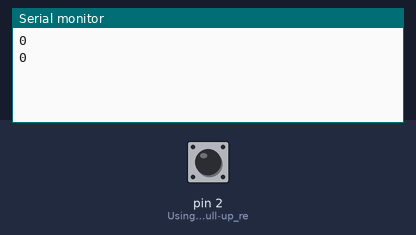
Simulated run of this sketch. Board: Arduino Uno, built with avr-gcc and run on an emulated ATmega328P. Parts: the last lines printed to the serial monitor. The inputs (shaded band) are chosen by the test bench; at power-on: pin 2 (Using_internal_pull-up_re) HIGH.

Above: at 1.2 s.
1.3 s: pin 2 (Using_internal_pull-up_re) pulled LOW for 0.15 s
At 2.6 s:
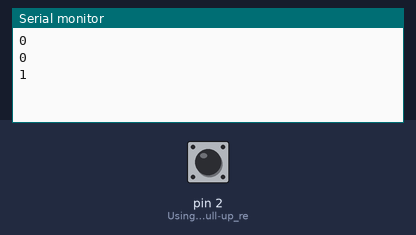
2.9 s: pin 2 (Using_internal_pull-up_re) pulled LOW for 1 s
At 3.3 s:
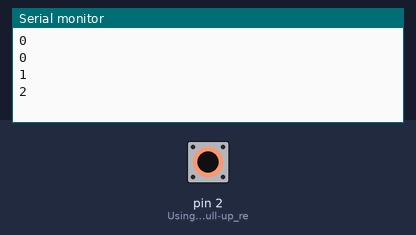
5.4 s: pin 2 (Using_internal_pull-up_re) pulled LOW for 0.15 s
At 6.8 s:
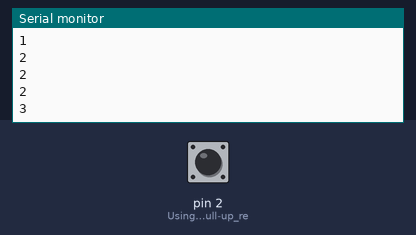
Timing chart, 0 to 8.4 s (numbered marks = the images above; inputs shaded):
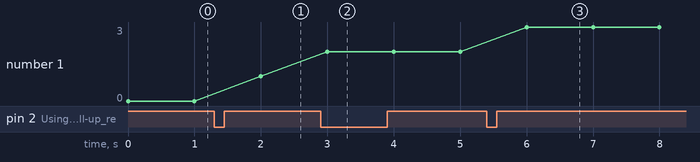

The sketch:

sketch_jul12a.ino
```cpp
// Initialize a counter
volatile int event_counter = 0;

// The interrupt service routine (ISR)
void countEvent() { event_counter++; }

void setup() {
  Serial.begin(9600);

  pinMode(2, INPUT_PULLUP); // Using internal pull-up resistor
  //I have also added 10KOhm Series With the meter

  // Attach the interrupt to pin 2 (interrupt 0), triggering on falling edge
  attachInterrupt(digitalPinToInterrupt(2), countEvent, FALLING);
}

void loop() {
Serial.println(event_counter);
delay(1000);
}
```

Measured:
- after the input at 1.3 s, the serial monitor: prints a new line after 0.70 s (image 1)
- after the input at 2.9 s, the serial monitor: prints a new line after 0.10 s (image 2)
- after the input at 5.4 s, the serial monitor: prints a new line after 0.60 s (image 3)
- plotted number 1: 0 → 1 after the input at 1.3 s, 1 → 2 after the input at 2.9 s, 2 → 3 after the input at 5.4 s
